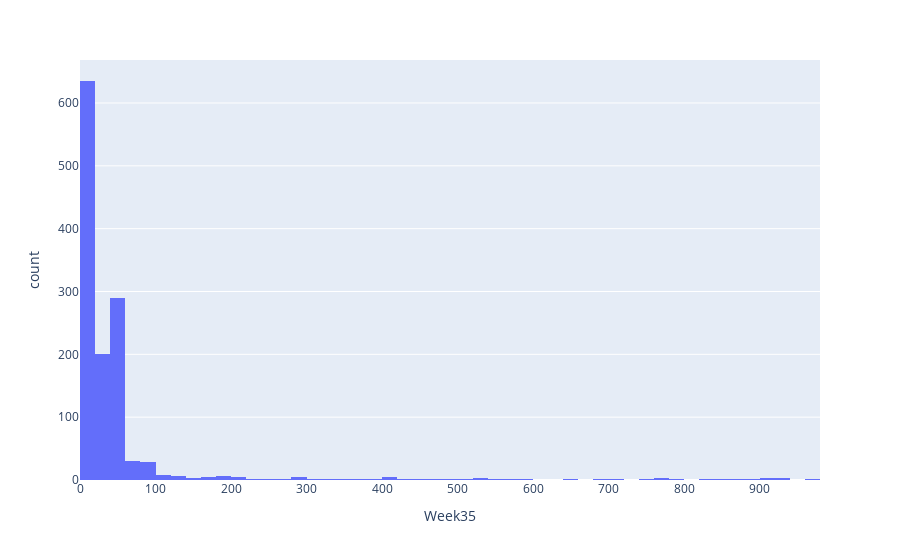

The cell this chart's notebook holds for it:
### Markdown cell above
#5
Постройте гистограмму для столбца [Week35] и диаграмму рассеяния для столбцов [Week28] и [Week29] для строк со значением [CLASS]=1. [0,25 балла].

### Code cell
# ГИСТОГРАММА
fig = px.histogram(data, x=data['Week35'])
fig.show()

### Figure 1 — Plotly figure (JSON) as saved in the notebook; plotly's stock layout.template omitted (floating-point values rounded to 4 significant figures; data arrays with more than 128 entries replaced by an {"elided": "..."} marker saying what was removed)
{"data": [{"alignmentgroup": "True", "bingroup": "x", "hovertemplate": "Week35=%{x}<br>count=%{y}<extra></extra>", "legendgroup": "", "marker": {"color": "#636efa", "pattern": {"shape": ""}}, "name": "", "offsetgroup": "", "orientation": "v", "showlegend": false, "type": "histogram", "x": {"elided": "1275 float values"}, "xaxis": "x", "yaxis": "y"}], "layout": {"barmode": "relative", "legend": {"tracegroupgap": 0}, "margin": {"t": 60}, "xaxis": {"anchor": "y", "domain": [0, 1], "title": {"text": "Week35"}}, "yaxis": {"anchor": "x", "domain": [0, 1], "title": {"text": "count"}}}}
